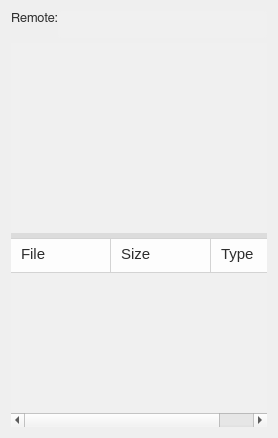
          <widget class="QWidget" name="layoutWidget_2">
           <layout class="QVBoxLayout" name="verticalLayout_3">
            <property name="spacing">
             <number>0</number>
            </property>
            <item>
             <layout class="QVBoxLayout" name="verticalLayout_5">
              <item>
               <layout class="QHBoxLayout" name="horizontalLayout_3">
                <item>
                 <widget class="QLabel" name="main_remote_lb">
                  <property name="minimumSize">
                   <size>
                    <width>0</width>
                    <height>27</height>
                   </size>
                  </property>
                  <property name="maximumSize">
                   <size>
                    <width>16777215</width>
                    <height>27</height>
                   </size>
                  </property>
                  <property name="font">
                   <font>
                    <family>FreeSans</family>
                    <pointsize>10</pointsize>
                   </font>
                  </property>
                  <property name="styleSheet">
                   <string notr="true">QLabel {
	color: rgb(45,45,45);
}</string>
                  </property>
                  <property name="text">
                   <string>Remote:</string>
                  </property>
                  <property name="alignment">
                   <set>Qt::AlignLeading|Qt::AlignLeft|Qt::AlignTop</set>
                  </property>
                 </widget>
                </item>
                <item>
                 <widget class="QLineEdit" name="main_remote_ln">
                  <property name="enabled">
                   <bool>true</bool>
                  </property>
                  <property name="minimumSize">
                   <size>
                    <width>0</width>
                    <height>27</height>
                   </size>
                  </property>
                  <property name="maximumSize">
                   <size>
                    <width>16777215</width>
                    <height>27</height>
                   </size>
                  </property>
                  <property name="palette">
                   <palette>
                    <active>
                     <colorrole role="WindowText">
                      <brush brushstyle="SolidPattern">
                       <color alpha="255">
                        <red>45</red>
                        <green>45</green>
                        <blue>45</blue>
                       </color>
                      </brush>
                     </colorrole>
                     <colorrole role="Button">
                      <brush brushstyle="SolidPattern">
                       <color alpha="255">
                        <red>240</red>
                        <green>240</green>
                        <blue>240</blue>
                       </color>
                      </brush>
                     </colorrole>
                     <colorrole role="Text">
                      <brush brushstyle="SolidPattern">
                       <color alpha="255">
                        <red>45</red>
                        <green>45</green>
                        <blue>45</blue>
                       </color>
                      </brush>
                     </colorrole>
                     <colorrole role="ButtonText">
                      <brush brushstyle="SolidPattern">
                       <color alpha="255">
                        <red>45</red>
                        <green>45</green>
                        <blue>45</blue>
                       </color>
                      </brush>
                     </colorrole>
                     <colorrole role="Base">
                      <brush brushstyle="SolidPattern">
                       <color alpha="255">
                        <red>240</red>
                        <green>240</green>
                        <blue>240</blue>
                       </color>
                      </brush>
                     </colorrole>
                     <colorrole role="Window">
                      <brush brushstyle="SolidPattern">
                       <color alpha="255">
                        <red>240</red>
                        <green>240</green>
                        <blue>240</blue>
                       </color>
                      </brush>
                     </colorrole>
                    </active>
                    <inactive>
                     <colorrole role="WindowText">
                      <brush brushstyle="SolidPattern">
                       <color alpha="255">
                        <red>45</red>
                        <green>45</green>
                        <blue>45</blue>
                       </color>
                      </brush>
                     </colorrole>
                     <colorrole role="Button">
                      <brush brushstyle="SolidPattern">
                       <color alpha="255">
                        <red>240</red>
                        <green>240</green>
                        <blue>240</blue>
                       </color>
                      </brush>
                     </colorrole>
                     <colorrole role="Text">
                      <brush brushstyle="SolidPattern">
                       <color alpha="255">
                        <red>45</red>
                        <green>45</green>
                        <blue>45</blue>
                       </color>
                      </brush>
                     </colorrole>
                     <colorrole role="ButtonText">
                      <brush brushstyle="SolidPattern">
                       <color alpha="255">
                        <red>45</red>
                        <green>45</green>
                        <blue>45</blue>
                       </color>
                      </brush>
                     </colorrole>
                     <colorrole role="Base">
                      <brush brushstyle="SolidPattern">
                       <color alpha="255">
                        <red>240</red>
                        <green>240</green>
                        <blue>240</blue>
                       </color>
                      </brush>
                     </colorrole>
                     <colorrole role="Window">
                      <brush brushstyle="SolidPattern">
                       <color alpha="255">
                        <red>240</red>
                        <green>240</green>
                        <blue>240</blue>
                       </color>
                      </brush>
                     </colorrole>
                    </inactive>
                    <disabled>
                     <colorrole role="WindowText">
                      <brush brushstyle="SolidPattern">
                       <color alpha="255">
                        <red>45</red>
                        <green>45</green>
                        <blue>45</blue>
                       </color>
                      </brush>
                     </colorrole>
                     <colorrole role="Button">
                      <brush brushstyle="SolidPattern">
                       <color alpha="255">
                        <red>200</red>
                        <green>200</green>
                        <blue>200</blue>
                       </color>
                      </brush>
                     </colorrole>
                     <colorrole role="Text">
                      <brush brushstyle="SolidPattern">
                       <color alpha="255">
                        <red>45</red>
                        <green>45</green>
                        <blue>45</blue>
                       </color>
                      </brush>
                     </colorrole>
                     <colorrole role="ButtonText">
                      <brush brushstyle="SolidPattern">
                       <color alpha="255">
                        <red>45</red>
                        <green>45</green>
                        <blue>45</blue>
                       </color>
                      </brush>
                     </colorrole>
                     <colorrole role="Base">
                      <brush brushstyle="SolidPattern">
                       <color alpha="255">
                        <red>200</red>
                        <green>200</green>
                        <blue>200</blue>
                       </color>
                      </brush>
                     </colorrole>
                     <colorrole role="Window">
                      <brush brushstyle="SolidPattern">
                       <color alpha="255">
                        <red>200</red>
                        <green>200</green>
                        <blue>200</blue>
                       </color>
                      </brush>
                     </colorrole>
                    </disabled>
                   </palette>
                  </property>
                  <property name="font">
                   <font>
                    <family>FreeSans</family>
                    <pointsize>9</pointsize>
                    <weight>50</weight>
                    <bold>false</bold>
                    <stylestrategy>PreferAntialias</stylestrategy>
                    <kerning>true</kerning>
                   </font>
                  </property>
                  <property name="styleSheet">
                   <string notr="true">QLineEdit {
	border-radius: 3px;
	padding: 1px 4px 1px 4px;
	background-color: rgb(240, 240, 240);
    color: rgb(45,45,45);
}

QLineEdit:disabled {
	background-color: rgb(200,200,200);
}</string>
                  </property>
                  <property name="text">
                   <string/>
                  </property>
                  <property name="frame">
                   <bool>false</bool>
                  </property>
                  <property name="readOnly">
                   <bool>true</bool>
                  </property>
                 </widget>
                </item>
               </layout>
              </item>
              <item>
               <spacer name="verticalSpacer_4">
                <property name="orientation">
                 <enum>Qt::Vertical</enum>
                </property>
                <property name="sizeType">
                 <enum>QSizePolicy::Fixed</enum>
                </property>
                <property name="sizeHint" stdset="0">
                 <size>
                  <width>20</width>
                  <height>5</height>
                 </size>
                </property>
               </spacer>
              </item>
             </layout>
            </item>
            <item>
             <widget class="QSplitter" name="main_remote_sp">
              <property name="styleSheet">
               <string notr="true">QSplitter::handle {
    background: rgb(220,220,220);
}

QSplitter::handle:horizontal {
    width: 5px;
}

QSplitter::handle:vertical {
    height: 5px;
}

QSplitter::handle:pressed {
    background: rgb(190,190,190);
}</string>
              </property>
              <property name="orientation">
               <enum>Qt::Vertical</enum>
              </property>
              <widget class="QTreeView" name="main_remote_tr_1">
               <property name="font">
                <font>
                 <family>FreeSans</family>
                 <pointsize>9</pointsize>
                 <stylestrategy>PreferAntialias</stylestrategy>
                 <kerning>true</kerning>
                </font>
               </property>
               <property name="focusPolicy">
                <enum>Qt::NoFocus</enum>
               </property>
               <property name="styleSheet">
                <string notr="true">QTreeView {
    background: rgb(240,240,240);
    color: rgb(45,45,45);
    margin-bottom: 0px;
}

QTreeView:disabled {
    color: rgb(90,90,90);
    selection-color: rgb(90,90,90);
    selection-background-color: qlineargradient(x1:0, y1:0, x2:0, y2:1,
									stop:0 #eaeaea, stop:1 #dcdcdc);
}

QTreeView::item: {
    border: 0px solid rgb(240,240,240);
    border-top-right-radius: 3px;
    border-bottom-right-radius: 3px;
    padding-right: 1px;
    margin-right: 2px;
    border-top-left-radius: 3px;
    border-bottom-left-radius: 3px;
    padding-left: 1px;
    margin-left: 2px;
}

QTreeView::item:hover {
    background-color: rgb(230,230,230);
}

QTreeView::item:selected {
    background-color: rgb(200,200,200);
}

QScrollBar:vertical {
  border: 1px solid white;
  background-color: rgb(240, 240, 240);
  width: 20px;
  margin: 21px 0px 21px 0px;
}

QScrollBar:horizontal {
  border: 1px solid white;
  background-color: rgb(240, 240, 240);
  height: 20px;
  margin: 0px 21px 0px 21px;
}

QScrollBar::handle:vertical {
  background-color: rgb(205, 205, 205);
  min-height: 25px;
}

QScrollBar:handle:vertical:hover {
  background-color: rgb(167, 167, 167);
}

QScrollBar::handle:horizontal {
  background-color: rgb(205, 205, 205);
  min-width: 25px;
}

QScrollBar:handle:horizontal:hover {
  background-color: rgb(167, 167, 167);
}

QScrollBar::add-line:vertical {
  border-top: 1px solid rgb(240,240,240);
  border-left: 1px solid white;
  border-right: 1px solid white;
  border-bottom: 1px solid white;
  background-color: rgb(240, 240, 240);
  height: 20px;
  subcontrol-position: bottom;
  subcontrol-origin: margin;
}

QScrollBar::add-line:vertical:hover {
  background-color: rgb(219, 219, 219);
}

QScrollBar::sub-line:vertical {
  border-top: 1px solid white;
  border-left: 1px solid white;
  border-right: 1px solid white;
  border-bottom: 1px solid rgb(240,240,240);
  background-color: rgb(240, 240, 240);
  height: 20px;
  subcontrol-position: top;
  subcontrol-origin: margin;
}

QScrollBar::sub-line:vertical:hover {
  background-color: rgb(219, 219, 219);
}

QScrollBar::up-arrow:vertical {
  image: url(icons/up_arrow_icon.svg); 
  width: 16px;
  height: 16px;
}

QScrollBar::up-arrow:vertical:pressed {
  right: -1px;
  bottom: -1px;
}

QScrollBar::down-arrow:vertical {
  image: url(icons/down_arrow_icon.svg); 
  width: 16px;
  height: 16px;
}

QScrollBar::down-arrow:vertical:pressed {
  right: -1px;
  bottom: -1px;
}

QScrollBar::add-line:horizontal {
  border-top: 1px solid white;
  border-left: 1px solid rgb(240,240,240);
  border-right: 1px solid white;
  border-bottom: 1px solid white;
  background-color: rgb(240, 240, 240);
  width: 20px;
  subcontrol-position: right;
  subcontrol-origin: margin;
}

QScrollBar::add-line:horizontal:hover {
  background-color: rgb(219, 219, 219);
}

QScrollBar::sub-line:horizontal {
  border-top: 1px solid white;
  border-left: 1px solid white;
  border-right: 1px solid rgb(240,240,240);
  border-bottom: 1px solid white;
  background-color: rgb(240, 240, 240);
  width: 20px;
  subcontrol-position: left;
  subcontrol-origin: margin;
}

QScrollBar::sub-line:horizontal:hover {
  background-color: rgb(219, 219, 219);
}

QScrollBar::left-arrow:horizontal {
  image: url(icons/left_arrow_icon.svg); 
  width: 16px;
  height: 16px;
}

QScrollBar::left-arrow:horizontal:pressed {
  right: -1px;
  bottom: -1px;
}

QScrollBar::right-arrow:horizontal {
  image: url(icons/right_arrow_icon.svg); 
  width: 16px;
  height: 16px;
}

QScrollBar::right-arrow:horizontal:pressed {
  right: -1px;
  bottom: -1px;
}

QHeaderView::section {
    background-color: rgb(253,253,253);
    color: rgb(45,45,45);
    border-top: 1px solid lightgray;
    border-bottom: 1px solid lightgray;
    border-right: 1px solid lightgray;
    padding-left: 10px;
    padding-bottom: 3px;
    height: 30px;
    font-family: &quot;fonts/SourceSansPro-Regular.ttf&quot;;
	font-size: 15px;
}</string>
               </property>
               <property name="frameShape">
                <enum>QFrame::NoFrame</enum>
               </property>
               <property name="dragDropMode">
                <enum>QAbstractItemView::NoDragDrop</enum>
               </property>
               <property name="selectionMode">
                <enum>QAbstractItemView::ExtendedSelection</enum>
               </property>
               <property name="indentation">
                <number>20</number>
               </property>
               <property name="sortingEnabled">
                <bool>true</bool>
               </property>
               <property name="wordWrap">
                <bool>true</bool>
               </property>
               <attribute name="headerCascadingSectionResizes">
                <bool>true</bool>
               </attribute>
               <attribute name="headerShowSortIndicator" stdset="0">
                <bool>false</bool>
               </attribute>
               <attribute name="headerStretchLastSection">
                <bool>false</bool>
               </attribute>
              </widget>
              <widget class="QTreeWidget" name="main_remote_tr_2">
               <property name="font">
                <font>
                 <family>FreeSans</family>
                 <pointsize>9</pointsize>
                 <stylestrategy>PreferAntialias</stylestrategy>
                 <kerning>true</kerning>
                </font>
               </property>
               <property name="focusPolicy">
                <enum>Qt::NoFocus</enum>
               </property>
               <property name="styleSheet">
                <string notr="true">QTreeWidget {
    background: rgb(240,240,240);
    color: rgb(45,45,45);
    margin-bottom: 0px;

}

QTreeWidget:disabled {
    color: rgb(90,90,90);
    selection-color: rgb(90,90,90);
    selection-background-color: qlineargradient(x1:0, y1:0, x2:0, y2:1,
									stop:0 #eaeaea, stop:1 #dcdcdc);
}

QTreeWidget::item:first {
    border: 0px solid rgb(240,240,240);
    border-top-left-radius: 3px;
    border-bottom-left-radius: 3px;
    padding-left: 1px;
    margin-left: 2px;
}

QTreeWidget::item:last {
    border: 0px solid rgb(240,240,240);
    border-top-right-radius: 3px;
    border-bottom-right-radius: 3px;
    padding-right: 1px;
    margin-right: 2px;
}

QTreeWidget::item:hover {
    background-color: rgb(230,230,230);
}

QTreeWidget::item:selected {
    background-color: rgb(200,200,200);
}

QScrollBar:vertical {
  border: 1px solid white;
  background-color: rgb(240, 240, 240);
  width: 20px;
  margin: 21px 0px 21px 0px;
}

QScrollBar:horizontal {
  border: 1px solid white;
  background-color: rgb(240, 240, 240);
  height: 20px;
  margin: 0px 21px 0px 21px;
}

QScrollBar::handle:vertical {
  background-color: rgb(205, 205, 205);
  min-height: 25px;
}

QScrollBar:handle:vertical:hover {
  background-color: rgb(167, 167, 167);
}

QScrollBar::handle:horizontal {
  background-color: rgb(205, 205, 205);
  min-width: 25px;
}

QScrollBar:handle:horizontal:hover {
  background-color: rgb(167, 167, 167);
}

QScrollBar::add-line:vertical {
  border-top: 1px solid rgb(240,240,240);
  border-left: 1px solid white;
  border-right: 1px solid white;
  border-bottom: 1px solid white;
  background-color: rgb(240, 240, 240);
  height: 20px;
  subcontrol-position: bottom;
  subcontrol-origin: margin;
}

QScrollBar::add-line:vertical:hover {
  background-color: rgb(219, 219, 219);
}

QScrollBar::sub-line:vertical {
  border-top: 1px solid white;
  border-left: 1px solid white;
  border-right: 1px solid white;
  border-bottom: 1px solid rgb(240,240,240);
  background-color: rgb(240, 240, 240);
  height: 20px;
  subcontrol-position: top;
  subcontrol-origin: margin;
}

QScrollBar::sub-line:vertical:hover {
  background-color: rgb(219, 219, 219);
}

QScrollBar::up-arrow:vertical {
  image: url(icons/up_arrow_icon.svg); 
  width: 16px;
  height: 16px;
}

QScrollBar::up-arrow:vertical:pressed {
  right: -1px;
  bottom: -1px;
}

QScrollBar::down-arrow:vertical {
  image: url(icons/down_arrow_icon.svg); 
  width: 16px;
  height: 16px;
}

QScrollBar::down-arrow:vertical:pressed {
  right: -1px;
  bottom: -1px;
}

QScrollBar::add-line:horizontal {
  border-top: 1px solid white;
  border-left: 1px solid rgb(240,240,240);
  border-right: 1px solid white;
  border-bottom: 1px solid white;
  background-color: rgb(240, 240, 240);
  width: 20px;
  subcontrol-position: right;
  subcontrol-origin: margin;
}

QScrollBar::add-line:horizontal:hover {
  background-color: rgb(219, 219, 219);
}

QScrollBar::sub-line:horizontal {
  border-top: 1px solid white;
  border-left: 1px solid white;
  border-right: 1px solid rgb(240,240,240);
  border-bottom: 1px solid white;
  background-color: rgb(240, 240, 240);
  width: 20px;
  subcontrol-position: left;
  subcontrol-origin: margin;
}

QScrollBar::sub-line:horizontal:hover {
  background-color: rgb(219, 219, 219);
}

QScrollBar::left-arrow:horizontal {
  image: url(icons/left_arrow_icon.svg); 
  width: 16px;
  height: 16px;
}

QScrollBar::left-arrow:horizontal:pressed {
  right: -1px;
  bottom: -1px;
}

QScrollBar::right-arrow:horizontal {
  image: url(icons/right_arrow_icon.svg); 
  width: 16px;
  height: 16px;
}

QScrollBar::right-arrow:horizontal:pressed {
  right: -1px;
  bottom: -1px;
}

QHeaderView::section {
    background-color: rgb(253,253,253);
    color: rgb(45,45,45);
    border-top: 1px solid lightgray;
    border-bottom: 1px solid lightgray;
    border-right: 1px solid lightgray;
    padding-left: 10px;
    padding-bottom: 3px;
    height: 30px;
    font-family: &quot;fonts/SourceSansPro-Regular.ttf&quot;;
	font-size: 15px;
}</string>
               </property>
               <property name="frameShape">
                <enum>QFrame::NoFrame</enum>
               </property>
               <property name="dragDropMode">
                <enum>QAbstractItemView::NoDragDrop</enum>
               </property>
               <property name="selectionMode">
                <enum>QAbstractItemView::ExtendedSelection</enum>
               </property>
               <property name="indentation">
                <number>0</number>
               </property>
               <property name="sortingEnabled">
                <bool>true</bool>
               </property>
               <property name="wordWrap">
                <bool>true</bool>
               </property>
               <attribute name="headerVisible">
                <bool>true</bool>
               </attribute>
               <attribute name="headerShowSortIndicator" stdset="0">
                <bool>false</bool>
               </attribute>
               <column>
                <property name="text">
                 <string>File</string>
                </property>
               </column>
               <column>
                <property name="text">
                 <string>Size</string>
                </property>
               </column>
               <column>
                <property name="text">
                 <string>Type</string>
                </property>
               </column>
              </widget>
             </widget>
            </item>
           </layout>
          </widget>
